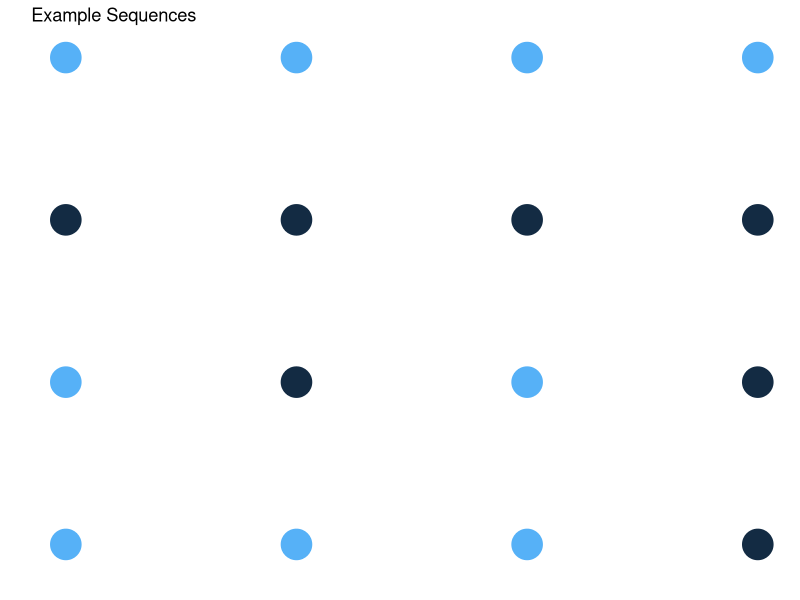
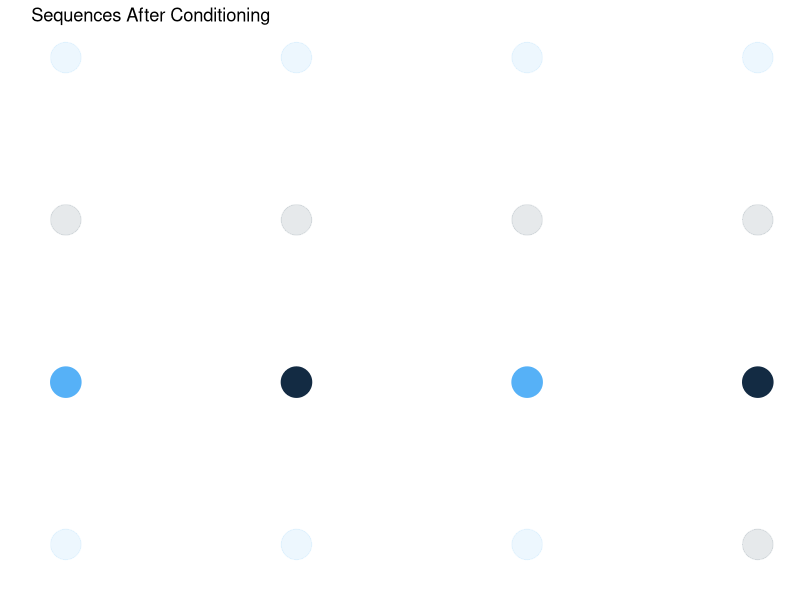
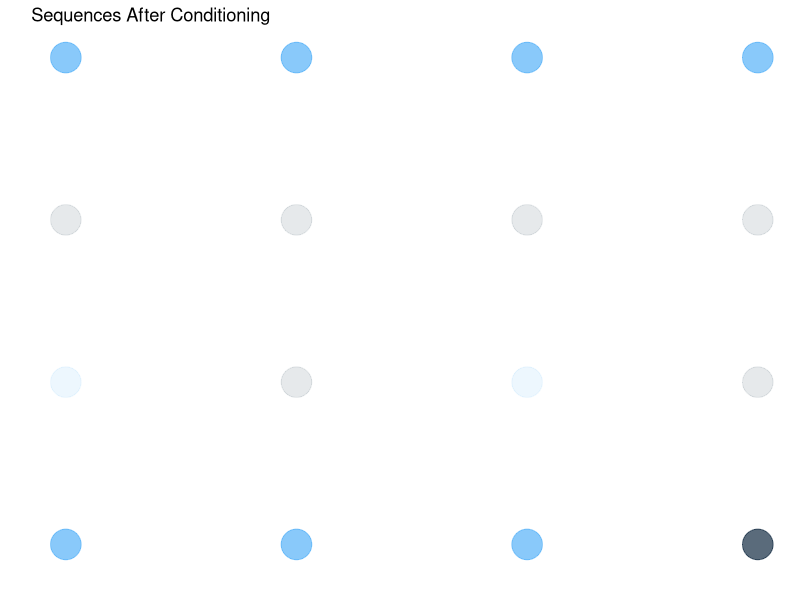

These figures' R source, in order:
## ---- chunk 1
t<-c(1,2,3,4)
y1<-c(0.75,0.75,0.75,0.75)
y2<-c(0.5,0.5,0.5,0.5)
y3<-c(0.25,0.25,0.25,0.25)
y4<-c(0,0,0,0)
# y5<-c(-0.25,-0.25,-0.25,-0.25)
# y6<-c(-0.5,-0.5,-0.5,-0.5)
# y7<-c(-0.75,-0.75,-0.75,-0.75)
# y8<-c(-1,-1,-1,-1)
seq1<-c(1,1,1,1)
seq2<-c(0,0,0,0)
seq3<-c(1,0,1,0)
seq4<-c(1,1,1,0)
# seq5<-c(0,1,1,1)
# seq6<-c(0,1,1,0)
# seq7<-c(0,1,0,1)
# seq8<-c(0,1,0,0)
dframe<-data.frame(t,y1,y2,y3,y4,seq1,seq2,seq3,seq4)
library(ggplot2)
ggplot(data=dframe,mapping=aes(x=t))+
  geom_point(aes(y=y1,color=seq1),size=10)+
  geom_point(aes(y=y2,color=seq2),size=10)+
  geom_point(aes(y=y3,color=seq3),size=10)+
  geom_point(aes(y=y4,color=seq4),size=10)+
  theme(panel.background = element_blank(), axis.text = element_blank(),
        axis.ticks = element_blank(),legend.position = "none")+
  labs(x=" ", y=" ",title="Example Sequences")
## ---- chunk 2
library(knitr)
library(kableExtra)
text_tbl <- data.frame(
  Criteria = c("Absolute Criterion", "Relative Criterion"),
  Worst.Case = c(
    "Adversarial Prediction", 
    "Online Learning "
    ),
  Average.Average.Case = c(
    "Bayesianism",
    " (?) " 
    ),
  Worst.Average.Case = c(
    "Minimax Theory",
    "Statistical Learning" 
    )  
)

kable(text_tbl) %>%
  kable_styling(full_width = F) %>%
  column_spec(1,border_right = T) %>%
  column_spec(2) %>%
  add_header_above(c(" " = 2, "Average Case" = 2))
## ---- chunk 3
ggplot(data=dframe,mapping=aes(x=t))+
  geom_point(aes(y=y1,color=seq1),size=10,alpha=0.1)+
  geom_point(aes(y=y2,color=seq2),size=10,alpha=0.1)+
  geom_point(aes(y=y3,color=seq3),size=10)+
  geom_point(aes(y=y4,color=seq4),size=10,alpha=0.1)+
  theme(panel.background = element_blank(), axis.text = element_blank(),
        axis.ticks = element_blank(),legend.position = "none")+
  labs(x=" ", y=" ",title="Sequences After Conditioning") 
## ---- chunk 4
ggplot(data=dframe,mapping=aes(x=t))+
  geom_point(aes(y=y1,color=seq1),size=10,alpha=0.7)+
  geom_point(aes(y=y2,color=seq2),size=10,alpha=0.1)+
  geom_point(aes(y=y3,color=seq3),size=10,alpha=0.1)+
  geom_point(aes(y=y4,color=seq4),size=10,alpha=0.7)+
  theme(panel.background = element_blank(), axis.text = element_blank(),
        axis.ticks = element_blank(),legend.position = "none")+
  labs(x=" ", y=" ",title="Sequences After Conditioning") 
